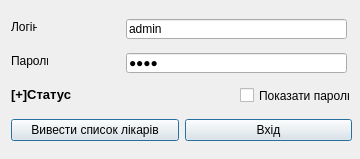
<?xml version="1.0" encoding="UTF-8"?>
<ui version="4.0">
 <class>login</class>
 <widget class="QWidget" name="login">
  <property name="geometry">
   <rect>
    <x>0</x>
    <y>0</y>
    <width>360</width>
    <height>159</height>
   </rect>
  </property>
  <property name="windowTitle">
   <string>Вхід</string>
  </property>
  <widget class="QLabel" name="label">
   <property name="geometry">
    <rect>
     <x>11</x>
     <y>19</y>
     <width>26</width>
     <height>16</height>
    </rect>
   </property>
   <property name="text">
    <string>Логін</string>
   </property>
  </widget>
  <widget class="QLabel" name="label_2">
   <property name="geometry">
    <rect>
     <x>11</x>
     <y>53</y>
     <width>37</width>
     <height>16</height>
    </rect>
   </property>
   <property name="text">
    <string>Пароль</string>
   </property>
  </widget>
  <widget class="QWidget" name="layoutWidget">
   <property name="geometry">
    <rect>
     <x>11</x>
     <y>118</y>
     <width>341</width>
     <height>25</height>
    </rect>
   </property>
   <layout class="QHBoxLayout" name="horizontalLayout">
    <item>
     <widget class="QPushButton" name="Guest_Button">
      <property name="text">
       <string>Вивести список лікарів</string>
      </property>
      <property name="autoDefault">
       <bool>true</bool>
      </property>
      <property name="default">
       <bool>true</bool>
      </property>
     </widget>
    </item>
    <item>
     <widget class="QPushButton" name="login_Button">
      <property name="text">
       <string>Вхід</string>
      </property>
      <property name="autoDefault">
       <bool>true</bool>
      </property>
      <property name="default">
       <bool>true</bool>
      </property>
     </widget>
    </item>
   </layout>
  </widget>
  <widget class="QLabel" name="dbstatus">
   <property name="geometry">
    <rect>
     <x>11</x>
     <y>87</y>
     <width>221</width>
     <height>16</height>
    </rect>
   </property>
   <property name="text">
    <string>&lt;html&gt;&lt;head/&gt;&lt;body&gt;&lt;p&gt;&lt;span style=&quot; font-size:10pt; font-weight:600;&quot;&gt;[+]Статус&lt;/span&gt;&lt;/p&gt;&lt;/body&gt;&lt;/html&gt;</string>
   </property>
  </widget>
  <widget class="QCheckBox" name="show_pass">
   <property name="geometry">
    <rect>
     <x>240</x>
     <y>87</y>
     <width>110</width>
     <height>17</height>
    </rect>
   </property>
   <property name="text">
    <string>Показати пароль</string>
   </property>
  </widget>
  <widget class="QLineEdit" name="lineEdit_password">
   <property name="geometry">
    <rect>
     <x>126</x>
     <y>53</y>
     <width>221</width>
     <height>20</height>
    </rect>
   </property>
   <property name="text">
    <string>root</string>
   </property>
   <property name="echoMode">
    <enum>QLineEdit::Password</enum>
   </property>
  </widget>
  <widget class="QLineEdit" name="lineEdit_username">
   <property name="geometry">
    <rect>
     <x>126</x>
     <y>19</y>
     <width>221</width>
     <height>20</height>
    </rect>
   </property>
   <property name="text">
    <string>admin</string>
   </property>
  </widget>
 </widget>
 <tabstops>
  <tabstop>lineEdit_username</tabstop>
  <tabstop>lineEdit_password</tabstop>
  <tabstop>show_pass</tabstop>
  <tabstop>login_Button</tabstop>
  <tabstop>Guest_Button</tabstop>
 </tabstops>
 <resources/>
 <connections/>
</ui>
